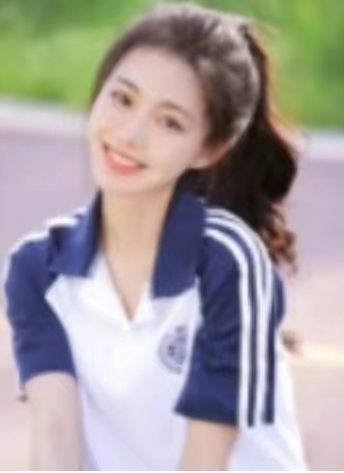
#> input picture test/test_basic_grama/image_rec/opencv_test/image/r4.png, 344 x 473 px
$ python img_repaire.py
#> lines starting #> are read from the running program, lines starting #| are printed output that depends on the picture; after the words box and inside, x2 and y2 are one past the last pixel; in counts of white or black regions, pixels touching at a corner belong together
import cv2
import numpy as np

# https://download.csdn.net/blog/column/12561987/136090893

#  mask image 未找到 效果没是成功

#  智能修复老照片
# https://github.com/microsoft/Bringing-Old-Photos-Back-to-Life
def  linea_insert_demo():


    # 读取原始图像
    image = cv2.imread('../image/r1.png')

    # 设置放大倍数
    scale_percent = 2  # 放大两倍

    # 计算放大后的图像尺寸
    width = int(image.shape[1] * scale_percent)
    height = int(image.shape[0] * scale_percent)
    dim = (width, height)

    # 使用最近邻插值方法进行放大
    resized_image = cv2.resize(image, dim, interpolation=cv2.INTER_NEAREST)

    # 显示原始图像和放大后的图像
    cv2.imshow('Original Image', image)
    cv2.imshow('Resized Image', resized_image)
    cv2.waitKey(0)
    cv2.destroyAllWindows()

def  r2_demo():
    # 读取原始图像
    image = cv2.imread('../image/r2.png')
    # 读取原始图像和掩码图像
    mask = cv2.imread('mask_image.jpg', 0)  # 灰度图像作为掩码，缺失区域为255，非缺失区域为0

    # 使用纹理合成修复图像
    inpaint_image = cv2.inpaint(image, mask, 3, cv2.INPAINT_TELEA)  # 第三个参数为修复半径，第四个参数为修复方法

    # 显示原始图像、掩码图像和修复后的图像
    cv2.imshow('Original Image', image)
    cv2.imshow('Mask Image', mask)
    cv2.imshow('Inpainted Image', inpaint_image)
    cv2.waitKey(0)
    cv2.destroyAllWindows()

def  r4_demo():
    # 读取原始图像
    image = cv2.imread('../image/r4.png')
#> image is the input picture: shape (473, 344, 3); mean B, G, R 158.4, 159.1, 165.1

    # mask = cv2.imread('mask_image.jpg', 0)  # 灰度图像作为掩码，缺失区域为255，非缺失区域为0
    mask = np.ones(image.shape, np.uint8)
    mask = cv2.cvtColor(mask, cv2.COLOR_BGR2GRAY)
    # 使用边缘保持的方法进行图像修复
    edges = cv2.Canny(image, 100, 200)  # 提取原始图像的边缘信息
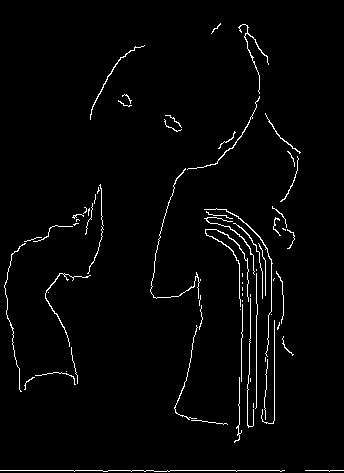
#> edges: shape (473, 344); 2.3% white in thin lines or dots
    inpaint_image = cv2.inpaint(image, mask, 3, cv2.INPAINT_TELEA)  # 第三个参数为修复半径，第四个参数为修复方法
    inpaint_image = cv2.bitwise_and(inpaint_image, inpaint_image, mask=edges)  # 保持边缘的连续性和一致性
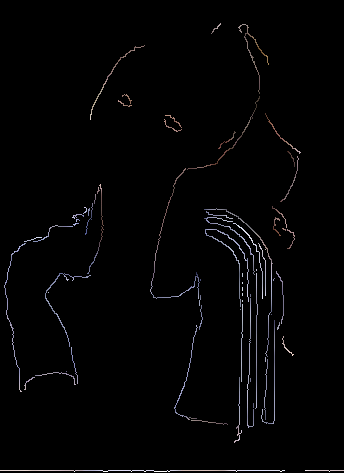
#> inpaint_image: shape (473, 344, 3); mean B, G, R 3.7, 3.3, 3.5

    # 显示原始图像、掩码图像和修复后的图像
    cv2.imshow('Original Image', image)
    cv2.imshow('Mask Image', mask)
    cv2.imshow('Inpainted Image', inpaint_image)
    cv2.waitKey(0)
    cv2.destroyAllWindows()

if __name__ == '__main__':
    # linea_insert_demo()
    r4_demo()
